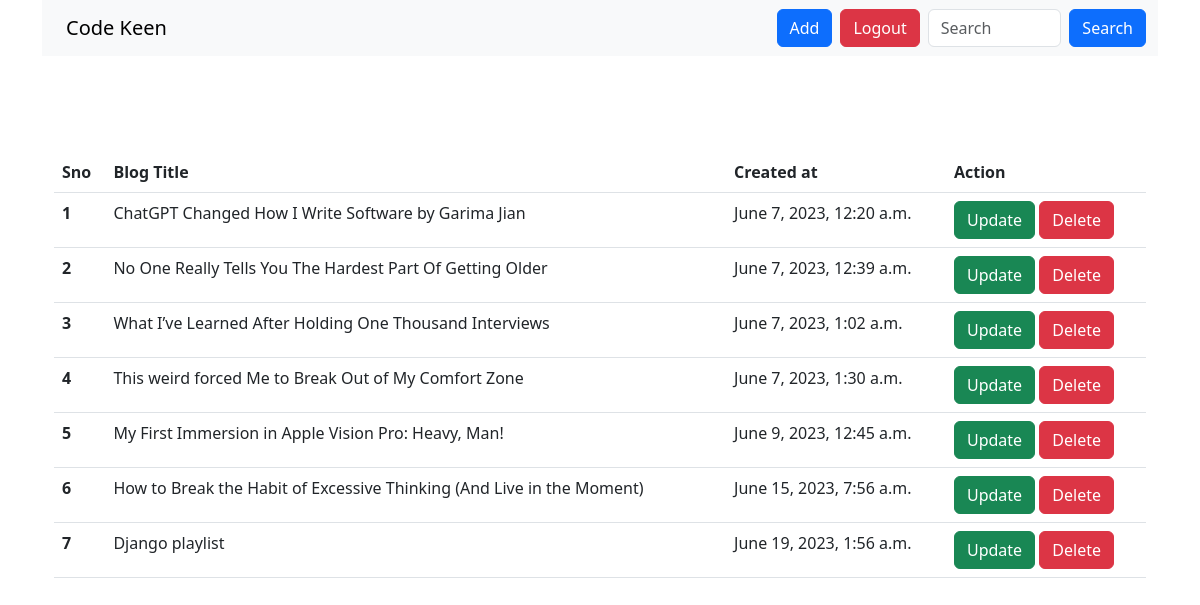
The app's page /blogs/seeblog/ (signed in) with its own data.
### blogapp/models.py (models this page shows, shortened)
class Blogmodel(models.Model):
    title = models.CharField(max_length=100)
    content = FroalaField()
    slug = models.SlugField( max_length=100,blank=True,null=True)
    images = models.ImageField ( default = " " ,upload_to = "images/")
    created_at = models.DateTimeField (auto_now_add=True )
    user = models.ForeignKey(User,blank=True , null = True , on_delete = models.CASCADE)
    updated_at = models.DateTimeField(auto_now=True)
    views = models.IntegerField(default = 0)
    likes = models.ManyToManyField(User,related_name='blog_post')

### blogapp/views.py (the view)
# urls.py: path('seeblog/',views.seeblogs,name = 'seeblog'),
def seeblogs(request):
    context ={}
    try:
         blogs = Blogmodel.objects.filter(user = request.user)
         context['blogs'] = blogs
    except Exception as e:
        print(e)
    return render (request, 'seeblog.html',context)

### templates/seeblog.html
{% extends 'base.html' %}
{% block content %}
<div class="container mt-5 pt-5">
  <table class="table">
  <thead>
    <tr>
      <th scope="col">Sno</th>
      <th scope="col">Blog Title</th>
      <th scope="col">Created at</th>
      <th scope ="col">Action</th>
    </tr>
  </thead>
  <tbody>
  {% for b in blogs %}
    <tr>
      <th scope="row">{{forloop.counter}}</th>
      <td>{{b.title}}</td>
      <td>{{b.created_at}}</td>
      <td>
        <a href="{% url 'update' b.slug %}"><button class="btn btn-success">Update</button></a>
        <a href="{% url 'delete' b.id  %} "><button class = "btn btn-danger">Delete</button> </a>
      </td>
    </tr>
{% endfor %}
  </tbody>
</table>
</div>
{% endblock %}

### records on screen
Blogmodel: title "ChatGPT Changed How I Write Software by Garima Jian", created_at "June 7, 2023, 12:20 a.m."
Blogmodel: title "No One Really Tells You The Hardest Part Of Getting Older", created_at "June 7, 2023, 12:39 a.m."
Blogmodel: title "What I’ve Learned After Holding One Thousand Interviews", created_at "June 7, 2023, 1:02 a.m."
Blogmodel: title "This weird forced Me to Break Out of My Comfort Zone", created_at "June 7, 2023, 1:30 a.m."
Blogmodel: title "My First Immersion in Apple Vision Pro: Heavy, Man!", created_at "June 9, 2023, 12:45 a.m."
Blogmodel: title "How to Break the Habit of Excessive Thinking (And Live in the Moment)", created_at "June 15, 2023, 7:56 a.m."
Blogmodel: title "Django playlist", created_at "June 19, 2023, 1:56 a.m."
